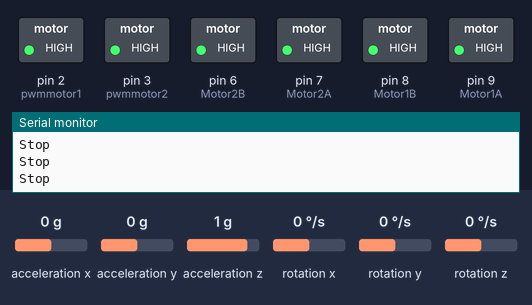
A sketch run on a simulated Arduino Uno, built with avr-gcc and run on an emulated ATmega328P. On the bench: switched loads named in the sketch (green lamp = pin HIGH), the last lines printed to the serial monitor. Wiring (inferred from the names in the program): MPU-6050 motion sensor at I2C address 0x68. Inputs (shaded band) come from the test bench; at power-on: acceleration x 0 g, acceleration y 0 g, acceleration z 1 g, rotation x 0 °/s, rotation y 0 °/s, rotation z 0 °/s.

Above: at 1.2 s.
1.3 s: acceleration x set to -0.4 g
2.8 s: acceleration x set to -0.7 g
At 4.1 s:
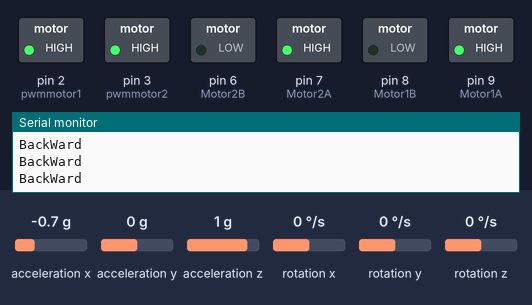
4.4 s: acceleration y set to -0.8 g
5.9 s: acceleration y set to -1.1 g
At 7.1 s:
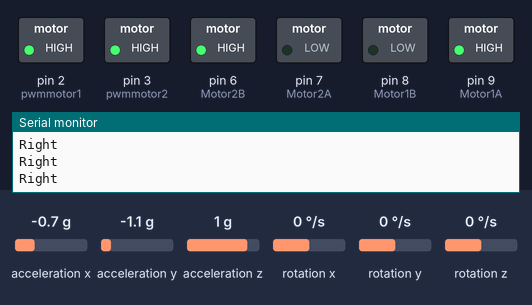
7.5 s: acceleration x set to 0.6 g
9.0 s: acceleration x set to 0.9 g
At 9.9 s:
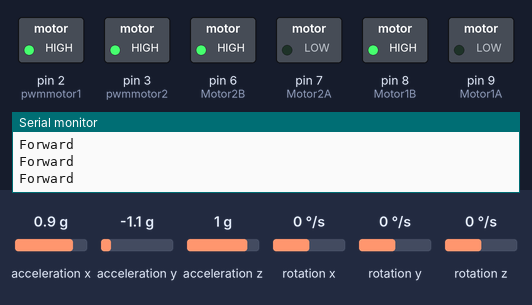
Timing chart, 0 to 11.6 s (numbered marks = the images above; inputs shaded):
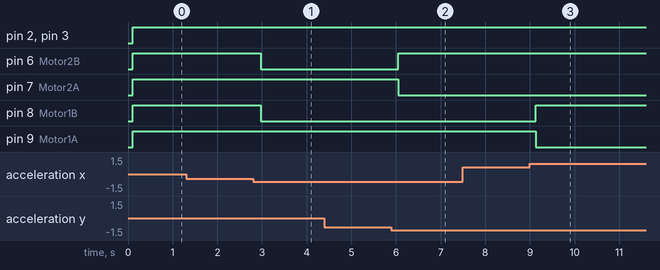

The sketch:

ktj.ino
```cpp
//Spats-Sewani Reference

#include<Wire.h>
const int MPU_addr=0x68;  // I2C address of the MPU-6050
int16_t AcX,AcY,AcZ,Tmp,GyX,GyY,GyZ;
double timeStep=0.0001;
double arx,ary,grx=0,gry=0,rx,ry,xrx,yry;
int gyroScale=131;
int accthres=30;


int Motor1A=9;
int Motor1B=8;
int Motor2A=7;
int Motor2B=6;
double val;
int pwmmotor1=2, pwmmotor2=3, pwmmotor3=13;

int a,b,c;
double angle;
double thresgyro=25;


void todo(double angleX,double angleY)
{
  val=map(angleX,-90,90,-255,255);
if(abs(angleX)<thresgyro&&abs(angleY)<thresgyro)
{
  Serial.println("Stop");
  analogWrite(pwmmotor1,255);
  analogWrite(pwmmotor2,255);
  digitalWrite(Motor1A,HIGH);
  digitalWrite(Motor1B,HIGH);
  digitalWrite(Motor2A,HIGH);
  digitalWrite(Motor2B,HIGH);

}
else if(angleX>thresgyro)
{
  Serial.println("Forward");
  analogWrite(pwmmotor1,255);
  analogWrite(pwmmotor2,255);
  digitalWrite(Motor1A,LOW);
  digitalWrite(Motor1B,HIGH);
  digitalWrite(Motor2A,LOW);
  digitalWrite(Motor2B,HIGH);

}

else if(angleX<(-thresgyro))
{
  Serial.println("BackWard");

  analogWrite(pwmmotor1,255);
  analogWrite(pwmmotor2,255);
  digitalWrite(Motor1A,HIGH);
  digitalWrite(Motor1B,LOW);
  digitalWrite(Motor2A,HIGH);
  digitalWrite(Motor2B,LOW);

}

else if(angleY>thresgyro)
{

  analogWrite(pwmmotor1,255);
  analogWrite(pwmmotor2,255);
  digitalWrite(Motor1A,LOW);
  digitalWrite(Motor1B,HIGH);
  digitalWrite(Motor2A,HIGH);
  digitalWrite(Motor2B,LOW);
  Serial.println("Left");
}

else if(angleY<(-thresgyro))
{
    Serial.println("Right");

  analogWrite(pwmmotor1,255);
  analogWrite(pwmmotor2,255);
  digitalWrite(Motor1A,HIGH);
  digitalWrite(Motor1B,LOW);
  digitalWrite(Motor2A,LOW);
  digitalWrite(Motor2B,HIGH);
}


}


//Functions End


void setup(){
  Wire.begin();
  Wire.beginTransmission(MPU_addr);
  Wire.write(0x6B);  // PWR_MGMT_1 register
  Wire.write(0);     // set to zero (wakes up the MPU-6050)
  Wire.endTransmission(true);
  Serial.begin(9600);
  pinMode(Motor1A,OUTPUT);
  pinMode(Motor1B,OUTPUT);
  pinMode(Motor2A,OUTPUT);
  pinMode(Motor2B,OUTPUT);
  pinMode(pwmmotor1,OUTPUT);
  pinMode(pwmmotor2,OUTPUT);

}
void loop(){

  Wire.beginTransmission(MPU_addr);
  Wire.write(0x3B);  // starting with register 0x3B (ACCEL_XOUT_H)
  Wire.endTransmission(false);
  Wire.requestFrom(MPU_addr,14,true);  // request a total of 14 registers
  AcX=Wire.read()<<8|Wire.read();  // 0x3B (ACCEL_XOUT_H) & 0x3C (ACCEL_XOUT_L)
  AcY=Wire.read()<<8|Wire.read();  // 0x3D (ACCEL_YOUT_H) & 0x3E (ACCEL_YOUT_L)
  AcZ=Wire.read()<<8|Wire.read();  // 0x3F (ACCEL_ZOUT_H) & 0x40 (ACCEL_ZOUT_L)
  Tmp=Wire.read()<<8|Wire.read();  // 0x41 (TEMP_OUT_H) & 0x42 (TEMP_OUT_L)
  GyX=Wire.read()<<8|Wire.read();  // 0x43 (GYRO_XOUT_H) & 0x44 (GYRO_XOUT_L)
  GyY=Wire.read()<<8|Wire.read();  // 0x45 (GYRO_YOUT_H) & 0x46 (GYRO_YOUT_L)
  GyZ=Wire.read()<<8|Wire.read();  // 0x47 (GYRO_ZOUT_H) & 0x48 (GYRO_ZOUT_L)

delay(100);
 arx = (180/3.141592) * asin(AcX/sqrt(pow(AcY,2)+pow(AcZ,2)+pow(AcX,2)));
ary = (180/3.141592) * asin(AcY/sqrt(pow(AcZ,2)+pow(AcY,2)+pow(AcX,2)));

GyX=GyX/gyroScale;
GyY=GyY/gyroScale;


 grx = grx + (timeStep * GyX);
 gry = gry + (timeStep * GyY);

  rx = (0.15 * arx) + (0.85 * grx);
ry = (0.15 * ary) + (0.85 * gry);

xrx=map(rx,-13.5,13.5,-90,90);
yry=map(ry,-13.5,13.5,-90,90);

todo(xrx,yry);//Calls the Function To Run The Motor.


}
```

Measured:
- the behaviour switches between -0.5 and -0.6 g on acceleration x (found by bisection; images 0 and 1)
- the behaviour switches between -0.9 and -1 g on acceleration y (found by bisection; images 1 and 2)
- the behaviour switches between 0.7 and 0.8 g on acceleration x (found by bisection; images 2 and 3)
- after the input at 2.8 s, pin 6 (Motor2B), pin 8 (Motor1B): HIGH → LOW after 0.18 s
- after the input at 5.9 s, pin 6 (Motor2B): LOW → HIGH after 0.16 s; pin 7 (Motor2A): HIGH → LOW after 0.16 s
- after the input at 9.0 s, pin 8 (Motor1B): LOW → HIGH after 0.14 s; pin 9 (Motor1A): HIGH → LOW after 0.14 s
